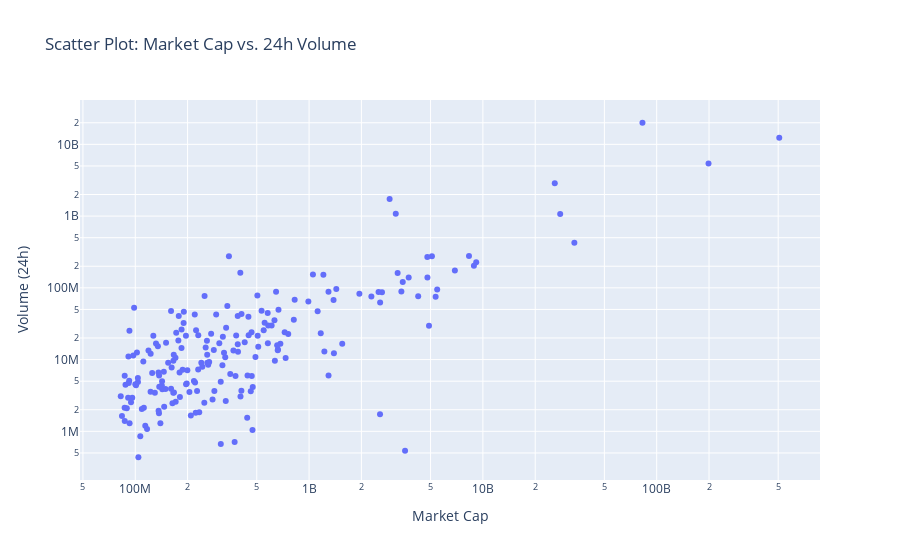

The notebook cell this image was saved under:
### Markdown cell above
##### Question 1:

### Code cell
# Using coins table
fig = px.scatter(coins, x="current_market_cap", 
                 y="volume_24_hour",
                 labels={"current_market_cap": "Market Cap", "volume_24_hour": "Volume (24h)"},
                 title="Scatter Plot: Market Cap vs. 24h Volume"
                 )

# Use logarithmic scale for x-axis and y-axis
fig.update_xaxes(type="log")
fig.update_yaxes(type="log")

fig.show()

### Figure 1 — Plotly figure (JSON) as saved in the notebook; plotly's stock layout.template omitted (floating-point values rounded to 4 significant figures; data arrays with more than 128 entries replaced by an {"elided": "..."} marker saying what was removed)
{"data": [{"hovertemplate": "Market Cap=%{x}<br>Volume (24h)=%{y}<extra></extra>", "legendgroup": "", "marker": {"color": "#636efa", "symbol": "circle"}, "mode": "markers", "name": "", "orientation": "v", "showlegend": false, "type": "scatter", "x": {"elided": "200 float values"}, "xaxis": "x", "y": {"elided": "200 float values"}, "yaxis": "y"}], "layout": {"legend": {"tracegroupgap": 0}, "title": {"text": "Scatter Plot: Market Cap vs. 24h Volume"}, "xaxis": {"anchor": "y", "domain": [0, 1], "title": {"text": "Market Cap"}, "type": "log"}, "yaxis": {"anchor": "x", "domain": [0, 1], "title": {"text": "Volume (24h)"}, "type": "log"}}}
